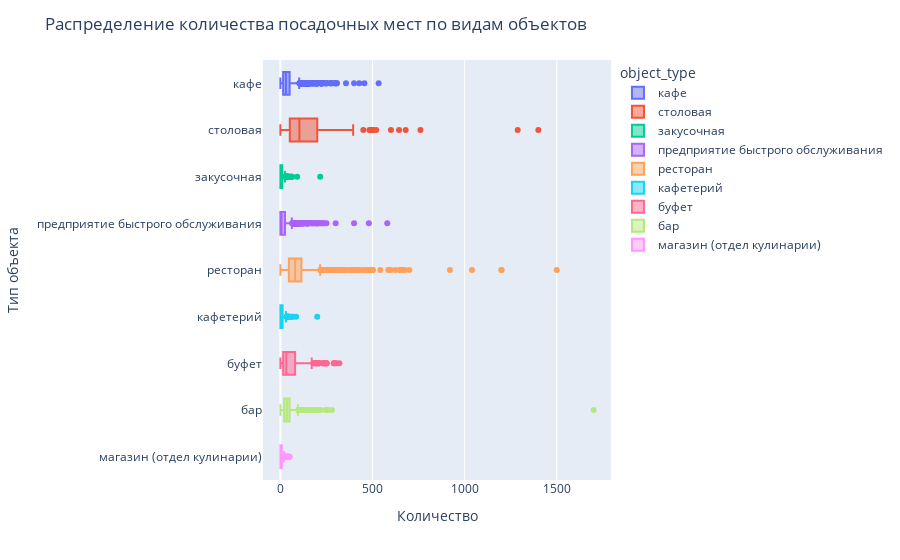

The notebook cell saved with this chart:
### Markdown cell above
С помощью диаграммы размаха посмотрим распределение посадочных мест по объектам общественного питания.

### Code cell
# построение диаграммы размаха
fig = px.box(data, x="number", y="object_type", title="", color = 'object_type' )
fig.update_layout(
    title='Распределение количества посадочных мест по видам объектов',
    yaxis_title="Тип объекта",
    xaxis_title="Количество")
fig.show()

### Figure 1 — Plotly figure (JSON) as saved in the notebook; plotly's stock layout.template omitted (floating-point values rounded to 4 significant figures; data arrays with more than 128 entries replaced by an {"elided": "..."} marker saying what was removed)
{"data": [{"alignmentgroup": "True", "hovertemplate": "object_type=%{y}<br>number=%{x}<extra></extra>", "legendgroup": "кафе", "marker": {"color": "#636efa"}, "name": "кафе", "notched": false, "offsetgroup": "кафе", "orientation": "h", "showlegend": true, "type": "box", "x": {"elided": "6071 int values"}, "x0": " ", "xaxis": "x", "y": {"elided": "6071 str values"}, "y0": " ", "yaxis": "y"}, {"alignmentgroup": "True", "hovertemplate": "object_type=%{y}<br>number=%{x}<extra></extra>", "legendgroup": "столовая", "marker": {"color": "#EF553B"}, "name": "столовая", "notched": false, "offsetgroup": "столовая", "orientation": "h", "showlegend": true, "type": "box", "x": {"elided": "2584 int values"}, "x0": " ", "xaxis": "x", "y": {"elided": "2584 str values"}, "y0": " ", "yaxis": "y"}, {"alignmentgroup": "True", "hovertemplate": "object_type=%{y}<br>number=%{x}<extra></extra>", "legendgroup": "закусочная", "marker": {"color": "#00cc96"}, "name": "закусочная", "notched": false, "offsetgroup": "закусочная", "orientation": "h", "showlegend": true, "type": "box", "x": {"elided": "349 int values"}, "x0": " ", "xaxis": "x", "y": {"elided": "349 str values"}, "y0": " ", "yaxis": "y"}, {"alignmentgroup": "True", "hovertemplate": "object_type=%{y}<br>number=%{x}<extra></extra>", "legendgroup": "предприятие быстрого обслуживания", "marker": {"color": "#ab63fa"}, "name": "предприятие быстрого обслуживания", "notched": false, "offsetgroup": "предприятие быстрого обслуживания", "orientation": "h", "showlegend": true, "type": "box", "x": {"elided": "1898 int values"}, "x0": " ", "xaxis": "x", "y": {"elided": "1898 str values"}, "y0": " ", "yaxis": "y"}, {"alignmentgroup": "True", "hovertemplate": "object_type=%{y}<br>number=%{x}<extra></extra>", "legendgroup": "ресторан", "marker": {"color": "#FFA15A"}, "name": "ресторан", "notched": false, "offsetgroup": "ресторан", "orientation": "h", "showlegend": true, "type": "box", "x": {"elided": "2282 int values"}, "x0": " ", "xaxis": "x", "y": {"elided": "2282 str values"}, "y0": " ", "yaxis": "y"}, {"alignmentgroup": "True", "hovertemplate": "object_type=%{y}<br>number=%{x}<extra></extra>", "legendgroup": "кафетерий", "marker": {"color": "#19d3f3"}, "name": "кафетерий", "notched": false, "offsetgroup": "кафетерий", "orientation": "h", "showlegend": true, "type": "box", "x": {"elided": "395 int values"}, "x0": " ", "xaxis": "x", "y": {"elided": "395 str values"}, "y0": " ", "yaxis": "y"}, {"alignmentgroup": "True", "hovertemplate": "object_type=%{y}<br>number=%{x}<extra></extra>", "legendgroup": "буфет", "marker": {"color": "#FF6692"}, "name": "буфет", "notched": false, "offsetgroup": "буфет", "orientation": "h", "showlegend": true, "type": "box", "x": {"elided": "577 int values"}, "x0": " ", "xaxis": "x", "y": {"elided": "577 str values"}, "y0": " ", "yaxis": "y"}, {"alignmentgroup": "True", "hovertemplate": "object_type=%{y}<br>number=%{x}<extra></extra>", "legendgroup": "бар", "marker": {"color": "#B6E880"}, "name": "бар", "notched": false, "offsetgroup": "бар", "orientation": "h", "showlegend": true, "type": "box", "x": {"elided": "855 int values"}, "x0": " ", "xaxis": "x", "y": {"elided": "855 str values"}, "y0": " ", "yaxis": "y"}, {"alignmentgroup": "True", "hovertemplate": "object_type=%{y}<br>number=%{x}<extra></extra>", "legendgroup": "магазин (отдел кулинарии)", "marker": {"color": "#FF97FF"}, "name": "магазин (отдел кулинарии)", "notched": false, "offsetgroup": "магазин (отдел кулинарии)", "orientation": "h", "showlegend": true, "type": "box", "x": {"elided": "273 int values"}, "x0": " ", "xaxis": "x", "y": {"elided": "273 str values"}, "y0": " ", "yaxis": "y"}], "layout": {"boxmode": "overlay", "legend": {"title": {"text": "object_type"}, "tracegroupgap": 0}, "margin": {"t": 60}, "title": {"text": "Распределение количества посадочных мест по видам объектов"}, "xaxis": {"anchor": "y", "domain": [0, 1], "title": {"text": "Количество"}}, "yaxis": {"anchor": "x", "categoryarray": ["магазин (отдел кулинарии)", "бар", "буфет", "кафетерий", "ресторан", "предприятие быстрого обслуживания", "закусочная", "столовая", "кафе"], "categoryorder": "array", "domain": [0, 1], "title": {"text": "Тип объекта"}}}}
